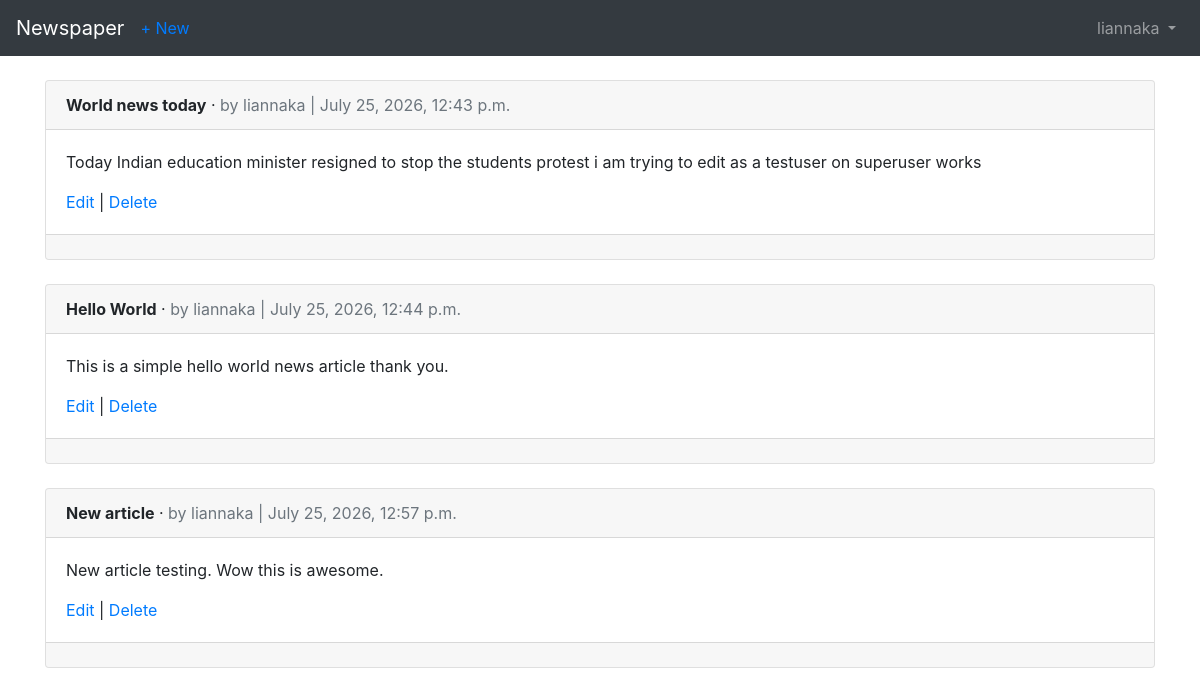
/articles/ (signed in), run on an earlier commit of the app's database.
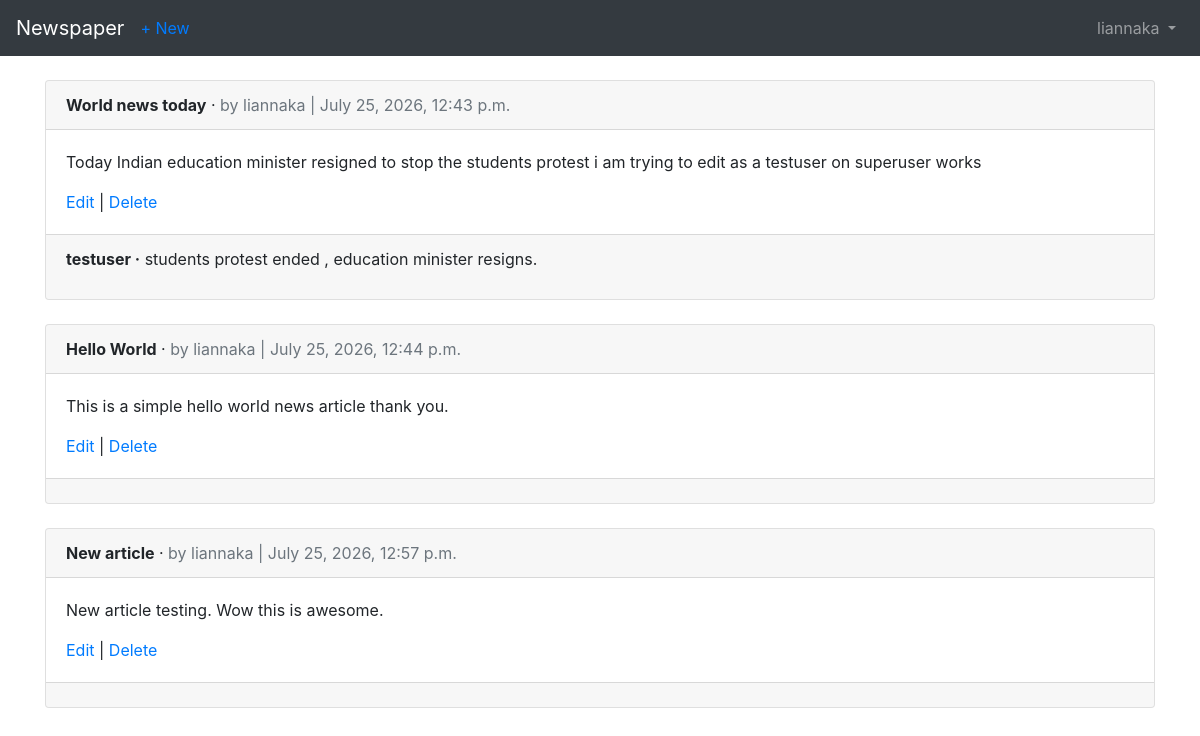
And on a later commit of the database.
### articles/models.py (models this page shows, shortened)
class Article(models.Model):
    title = models.CharField(max_length= 255)
    body = models.TextField()
    date = models.DateTimeField(auto_now_add=True)
    author = models.ForeignKey(
    get_user_model(),
    on_delete=models.CASCADE,
    )

class Comment(models.Model):
    article = models.ForeignKey(
    Article,
    on_delete=models.CASCADE,
    related_name='comments', # new
    )
    comment = models.CharField(max_length= 140)
    author = models.ForeignKey(
    get_user_model(),
    on_delete=models.CASCADE,
    )
    def __str__(self):
        return self.comment

### users/models.py (models this page shows)
class CustomUser(AbstractUser):
    age = models.PositiveIntegerField(null=True, blank=True)

### articles/views.py (the view)
# urls.py: path('', ArticleListView.as_view(), name='article_list'),
class ArticleListView(ListView):
    model = Article
    template_name = 'article_list.html'

### templates/article_list.html (shortened to what this page needs)
{% extends 'base.html' %}
{% block content %} {% for article in object_list %}
<div class="card">
  <div class="card-header">
    <span class="font-weight-bold">{{ article.title }}</span> &middot;
    <span class="text-muted">by {{ article.author }} | {{ article.date }}</span>
  </div>
  <div class="card-body">
    <p>{{ article.body }}</p>
    <a href="{% url 'article_edit' article.pk %}">Edit</a> |
    <a href="{% url 'article_delete' article.pk %}">Delete</a>
  </div>
  <div class="card-footer">
    {% for comment in article.comments.all %}
    <p>
      <span class="font-weight-bold">{{ comment.author }} &middot;</span>
      {{ comment }}
    </p>
    {% endfor %}
  </div>
</div>
<br />
{% endfor %}
 {% endblock content %}

What changed in the data, as far as the page shows it:
added Comment: author "testuser", comment "students protest ended , education minister resigns.", shown under Article "World news today"
